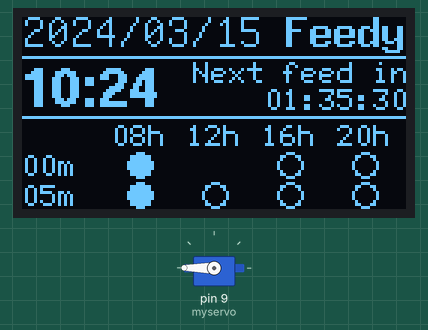
A sketch run on a simulated Arduino Uno, built with avr-gcc and run on an emulated ATmega328P. Parts: servo, 128×64 one-colour display. The local clock reads 2024-03-15 10:24:30 at power-on unless the sketch sets it; what the sketch prints to the serial monitor is not drawn.

Above: at 0.7 s.
At 3.9 s:
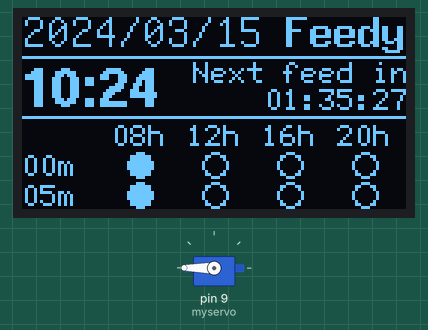
At 7.7 s:
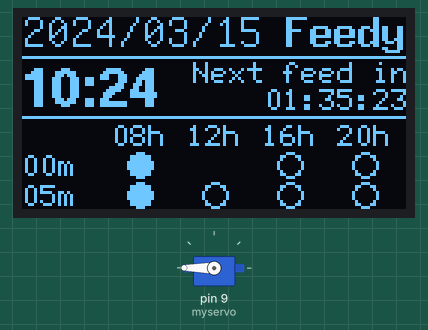
At 18.0 s:
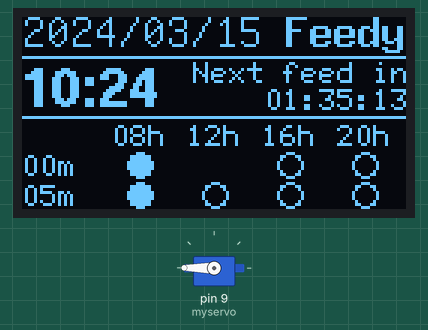
At 26.9 s:
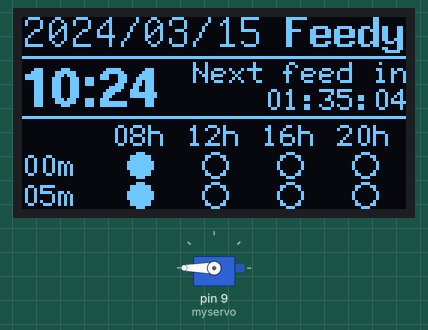
At 35.9 s:
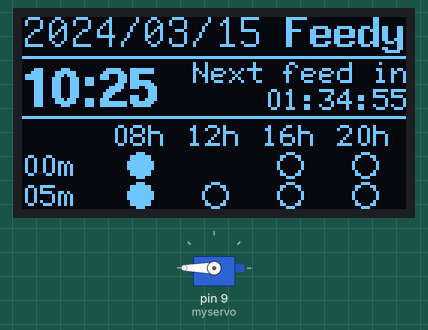

The sketch:

auto_feeder.ino
```cpp
#include <U8glib.h>
#include <ThreeWire.h>
#include <RtcDS1302.h>
#include <Servo.h>

U8GLIB_SSD1306_128X64 u8g(U8G_I2C_OPT_NONE);
ThreeWire myWire(12,13,11); // IO, SCLK, CE
RtcDS1302<ThreeWire> Rtc(myWire);
Servo myservo;

int blinkCounter = 0;
int oldDay = 0;

#define RESOLVE_COUNT 4
#define RESOLVE_ITER 2
#define RESOLVE_TIMEOUT 5
const int reserveTimes[RESOLVE_COUNT] = {8, 12, 16, 20}; // 9am, 9pm
bool feeded[RESOLVE_COUNT][RESOLVE_ITER];

void setTime() {
  RtcDateTime compiled = RtcDateTime(__DATE__, __TIME__);
  if (!Rtc.IsDateTimeValid())
  {
      // Common Causes:
      //    1) first time you ran and the device wasn't running yet
      //    2) the battery on the device is low or even missing

      Serial.println("RTC lost confidence in the DateTime!");
      Rtc.SetDateTime(compiled);
  }

  if (Rtc.GetIsWriteProtected())
  {
      Serial.println("RTC was write protected, enabling writing now");
      Rtc.SetIsWriteProtected(false);
  }

  if (!Rtc.GetIsRunning())
  {
      Serial.println("RTC was not actively running, starting now");
      Rtc.SetIsRunning(true);
  }

  RtcDateTime now = Rtc.GetDateTime();
  if (now < compiled)
  {
      Serial.println("RTC is older than compile time!  (Updating DateTime)");
      Rtc.SetDateTime(compiled);
  }
}

void initFeed(bool isFirst) {
  RtcDateTime toCheck = Rtc.GetDateTime();
  for (int i = 0; i < RESOLVE_COUNT; i++) {
    for (int j = 0; j < RESOLVE_ITER; j++) {
      // if it's first time, need to check time is passed or not
      feeded[i][j] = isFirst && (reserveTimes[i] <= toCheck.Hour() && (RESOLVE_TIMEOUT * j) <= toCheck.Minute());
    }
  }
}

void setup()
{
  Serial.begin(115200);
  Serial.print("compiled: ");
  Serial.print(__DATE__);
  Serial.println(__TIME__);

  myservo.attach(9);
  myservo.write(180);

  Rtc.Begin();
  oldDay = Rtc.GetDateTime().Day();
  setTime();
  initFeed(true);
}

void printLCD(const RtcDateTime& dt)
{
    char datestring[20];
    char timestring[20];
    char reservestring[20];
    sprintf(datestring, "%04u/%02u/%02u",
            dt.Year(),
            dt.Month(),
            dt.Day());
    sprintf(timestring, "%02u:%02u",
            dt.Hour(),
            dt.Minute());

    u8g.firstPage();
    do {
      // title
      u8g.setFont(u8g_font_8x13B);
      u8g.setPrintPos(88,10);
      u8g.print("Feedy");

      // date
      u8g.setFont(u8g_font_unifont);
      u8g.setPrintPos(0,10);
      u8g.print(datestring);
      u8g.drawLine(0,13,128,13);

      // time
      u8g.setFont(u8g_font_helvB14);
      u8g.setPrintPos(0,30);
      u8g.print(timestring);
      u8g.drawLine(0,33,128,33);

      // remain time for next feed
      u8g.setFont(u8g_font_6x12);
      u8g.setPrintPos(57,22);
      u8g.print("Next feed in");

      // iter times
      for (int i = 0; i < RESOLVE_ITER; i++) {
        u8g.setPrintPos(0, 43 + (10 * (i + 1)));
        sprintf(reservestring, "%02um", RESOLVE_TIMEOUT * i);
        u8g.print(reservestring);
      }

      // resolve times
      bool nextFeed = true;
      for (int i = 0; i < RESOLVE_COUNT; i++) {
        u8g.setPrintPos(30 + (25 * i), 43);
        sprintf(reservestring, "%02uh", reserveTimes[i]);
        u8g.print(reservestring);

        // feed status
        for (int j = 0; j < RESOLVE_ITER; j++) {
          int xPos = 39 + (25 * i);
          int yPos = 39 + (10 * (j + 1));
          if (feeded[i][j]) {
            u8g.drawFilledEllipse(xPos, yPos, 4, 4, U8G_DRAW_ALL);
          } else {
            if (nextFeed) {
              // update remain time
              RtcDateTime newDt(dt.Year(), dt.Month(), dt.Day(), reserveTimes[i], RESOLVE_TIMEOUT * j, 0);
              newDt -= dt;
              u8g.setPrintPos(81,31);
              sprintf(reservestring, "%02u:%02u:%02u", newDt.Hour(), newDt.Minute(), newDt.Second());
              u8g.print(reservestring);

              if (blinkCounter > 4)
                u8g.drawCircle(xPos, yPos, 4);
            } else {
              u8g.drawCircle(xPos, yPos, 4);
            }
            nextFeed = false;
          }
        }
      }

    } while(u8g.nextPage());

    blinkCounter++;
    if (blinkCounter == 9)
      blinkCounter = 0;
}

void feed() {
  myservo.write(0);
  delay(1000);
  myservo.write(180);
  delay(1000);
}

void loop()
{
  RtcDateTime now = Rtc.GetDateTime();

  // reset feed when day changed
  if (oldDay != now.Day()) {
    initFeed(false);
    oldDay = now.Day();
  }

  // print to LCD
  printLCD(now);

  // check feed time and do
  for (int i = 0; i < RESOLVE_COUNT; i++) {
    if (now.Hour() == reserveTimes[i]) {
      for (int j = 0; j < RESOLVE_ITER; j++) {
        if (!feeded[i][j] && (now.Minute() >= (RESOLVE_TIMEOUT * j))) {
          feeded[i][j] = true;
          feed();
        }
      }
    }
  }
}
```

Measured:
- what the display in image 0 shows lasts 1.3 s, from 0.6 s to 1.9 s
